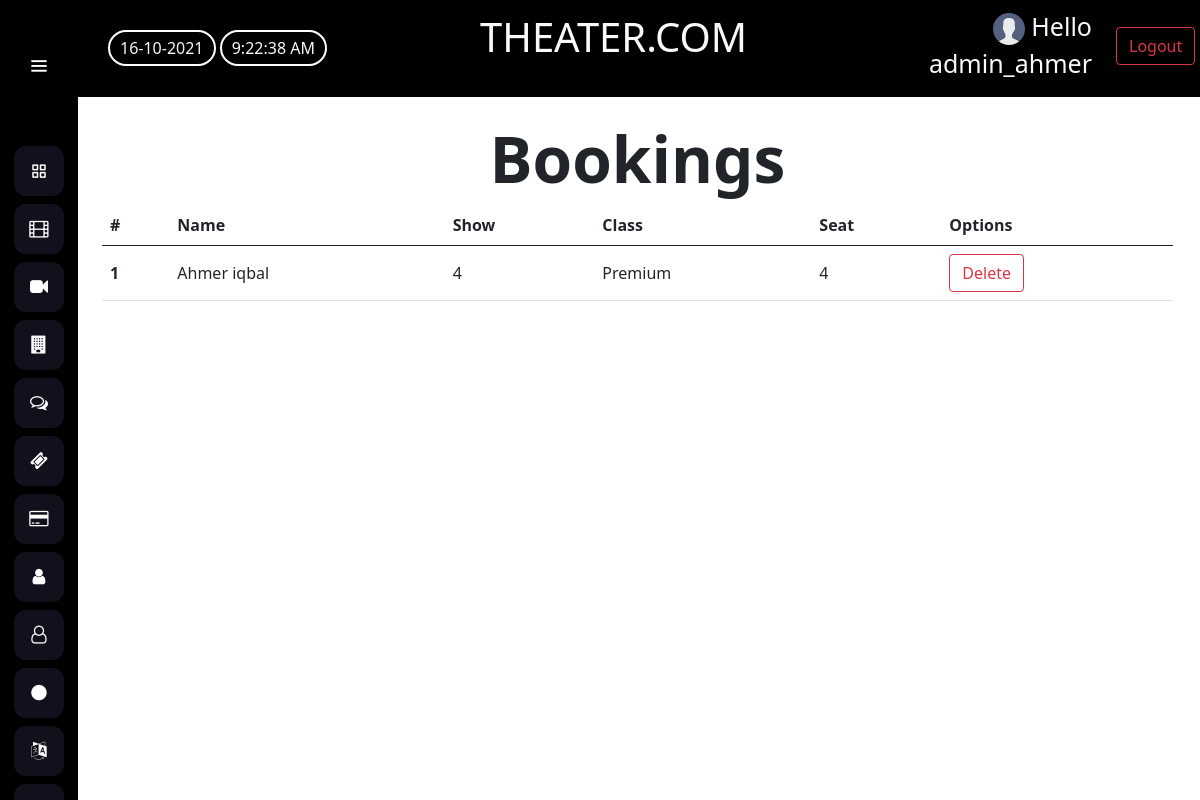
The page /Dashboard/booking-index.php (signed in) on the database as committed earlier.
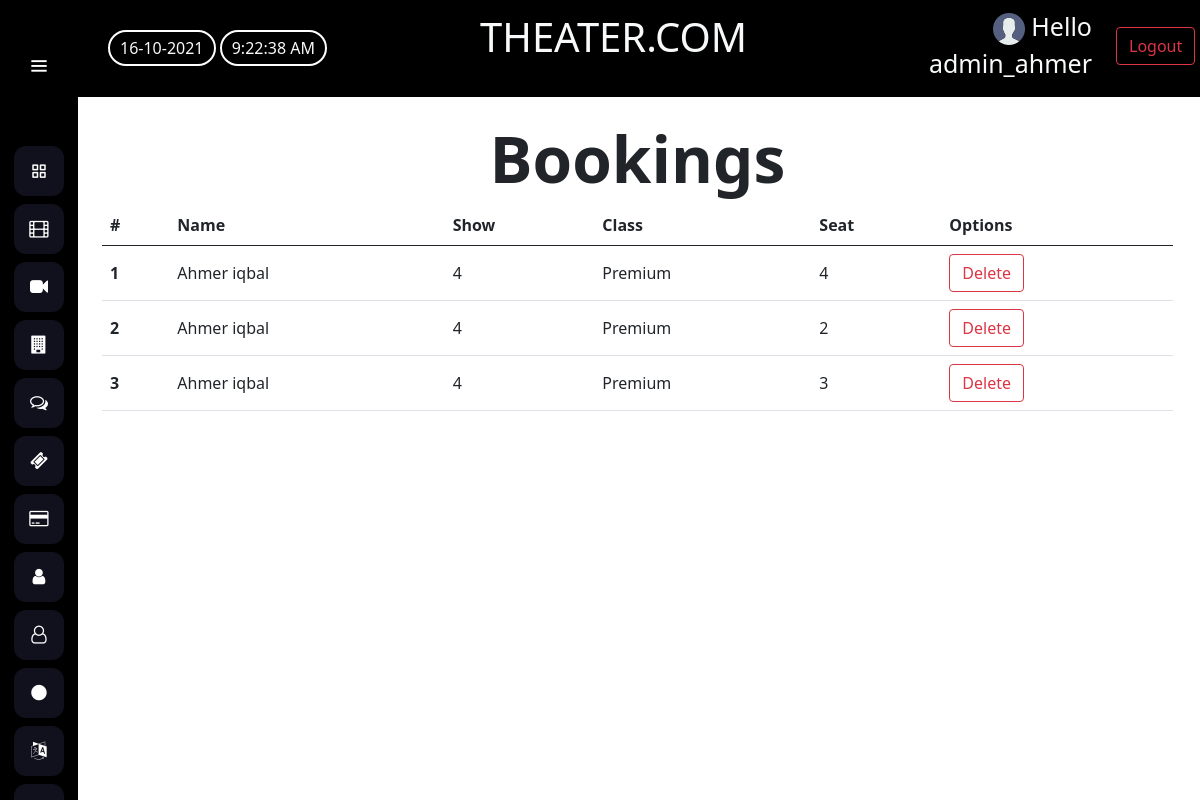
The same page on the database as committed later.
### tables this page shows
CREATE TABLE `booking` (
  `booking_id` int(20) NOT NULL,
  `booking_userName` char(100) NOT NULL,
  `booking_movieInSlotId` int(100) NOT NULL,
  `booking_className` int(100) NOT NULL,
  `booking_seats` int(100) NOT NULL
);

### Dashboard/booking-index.php (the view, shortened to what this page needs)
<!DOCTYPE html>
<html lang="en" dir="ltr">
<head>
</head>
<body>
    <?php
        if(isset($_SESSION['Admin']))
        {
        include '..\Assets\dashboard header.php';
    ?>
    <br>
    <section class="home-section-1">
        <div class="heading">
            <h1 class="display-3 text-center">Bookings</h1>
        </div>
        <div class="container">
            <table class="table table-hover align-middle">
                <thead>
                    <tr>
                        <th scope="col">#</th>
                        <th scope="col">Name</th>
                        <th scope="col">Show</th>
                        <th scope="col">Class</th>
                        <th scope="col">Seat</th>
                        <th>Options</th>
                    </tr>
                </thead>
                <tbody>
                    <?php
                            $conn = mysqli_connect('localhost', 'root', '', 'movie_booking_system');
                            $query = "SELECT * FROM booking";
                            $result = mysqli_query($conn, $query);
                            $serial = 1;
                            while($row = mysqli_fetch_array($result)){
                                $query1 = "SELECT user_name FROM user WHERE user_id = '$row[booking_userName]'";
                                $query2 = "SELECT class_name FROM class WHERE class_id = $row[booking_className]";
                                $result1 = mysqli_query($conn, $query1);
                                $result2 = mysqli_query($conn, $query2);
                                while($row1 = mysqli_fetch_array($result1)){
                                    $row['booking_userName'] = $row1['user_name'];
                                }
                                while($row2 = mysqli_fetch_array($result2)){
                                    $row['booking_className'] = $row2['class_name'];
                                }
                                echo    '<tr>
                                            <th scope="row">'.$serial.'</th>
                                            <td>'.$row['booking_userName'].'</td>
                                            <td>'.$row['booking_movieInSlotId'].'</td>
                                            <td>'.$row['booking_className'].'</td>
                                            <td>'.$row['booking_seats'].'</td>
                                            <td>
                                                <button type="button" class="btn btn-outline-danger" onclick="del(this, '.$row['booking_id'].')">Delete</button>
                                                <a href="data-delete.php?bookingDelete='.$row['booking_id'].'" class="btn btn-outline-danger" id="'.$row['booking_id'].'" style="display: none;">Confirm Delete</a>
                                            </td>
                                        </tr>';
                                $serial++;
                            }
                        ?>
                </tbody>
            </table>
        </div>
    </section>
    <?php
        }
        else{
            header('location:admin-login.php');
        }
    ?>
</body>
</html>

Rows that differ between the two databases and show on the page:
added booking: booking_userName "Ahmer iqbal", booking_movieInSlotId "4", booking_className "Premium", booking_seats "2"
added booking: booking_userName "Ahmer iqbal", booking_movieInSlotId "4", booking_className "Premium", booking_seats "3"
